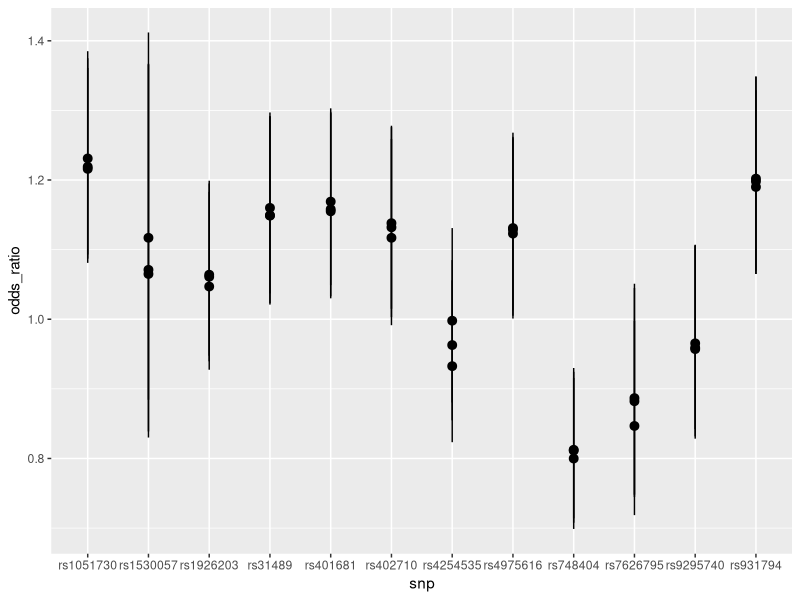
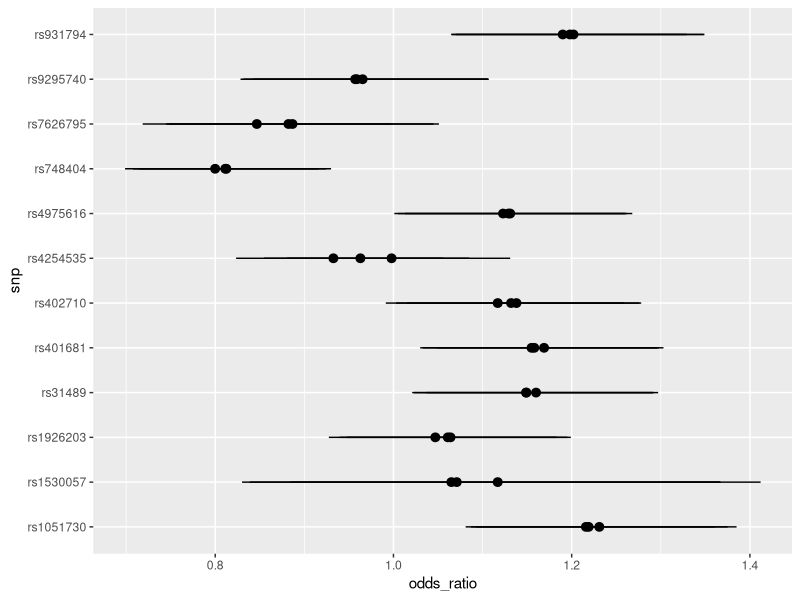
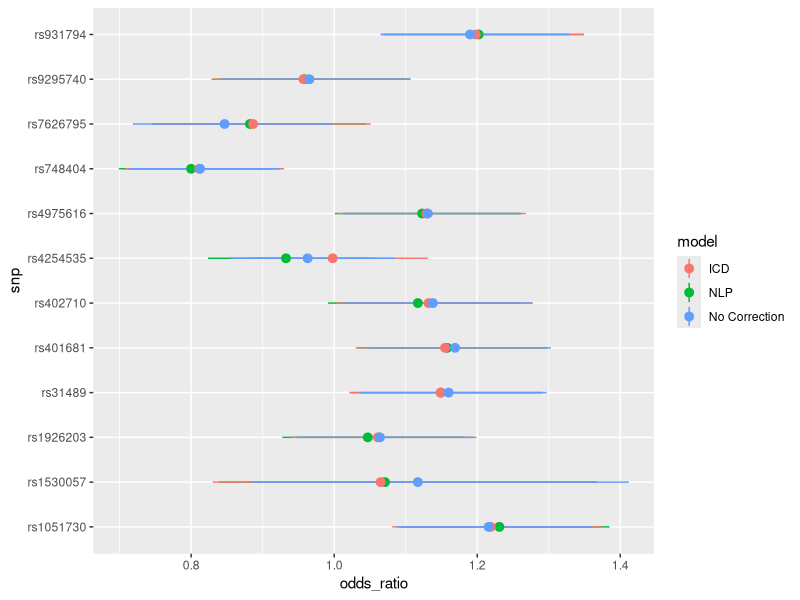
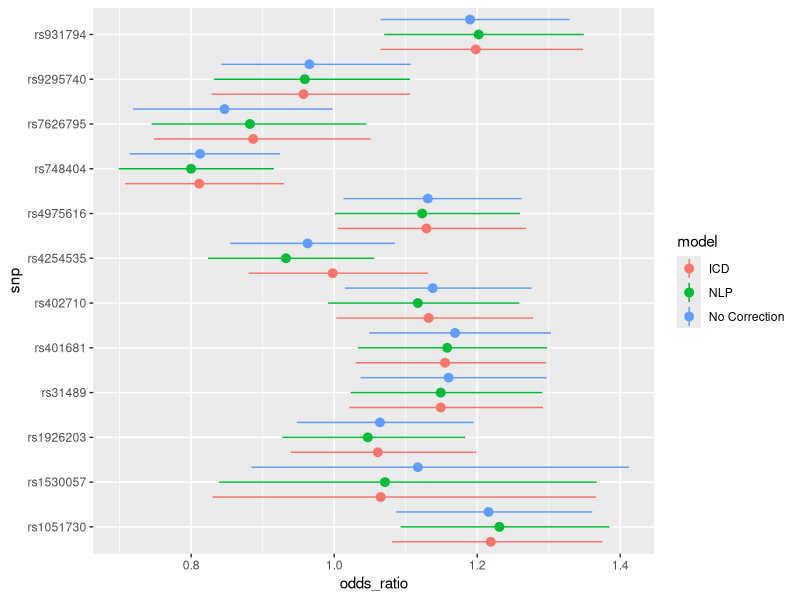
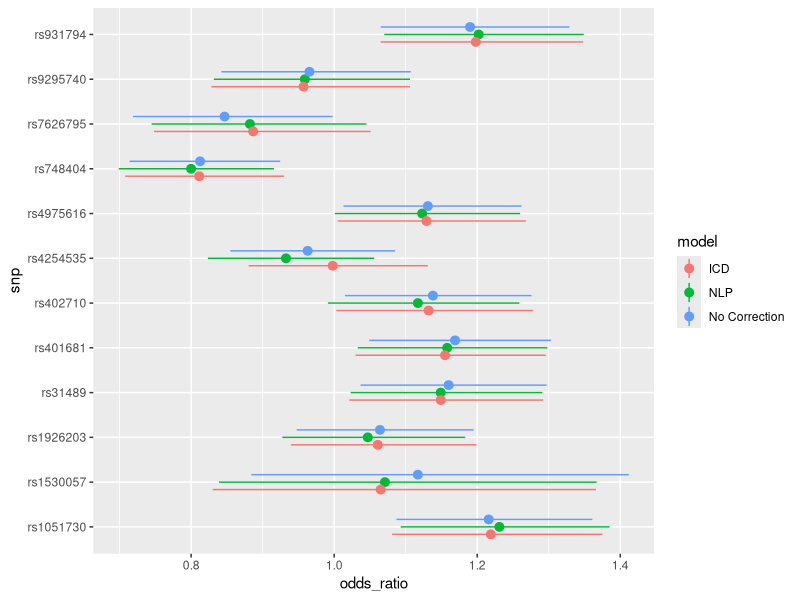
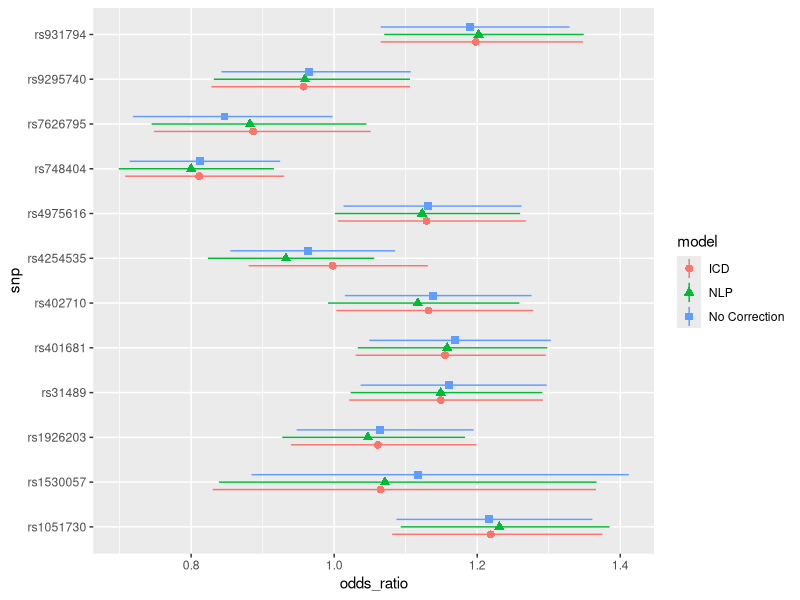
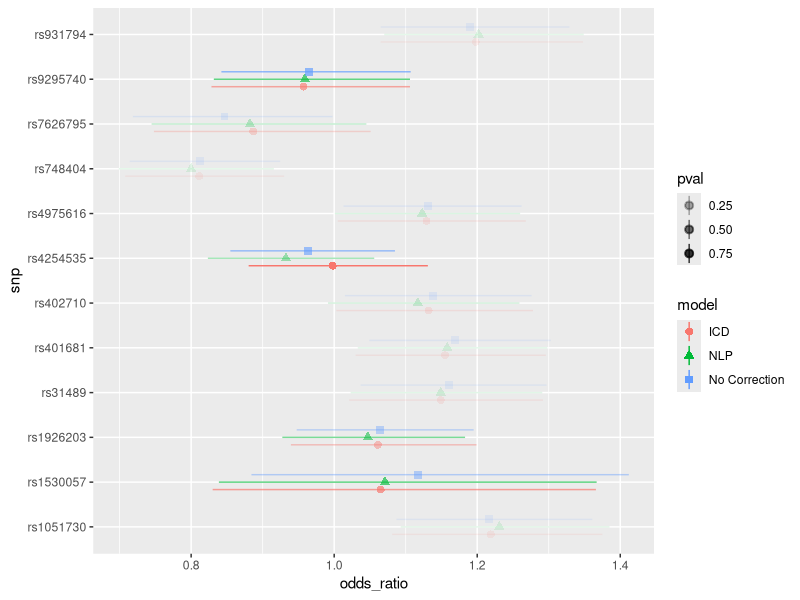
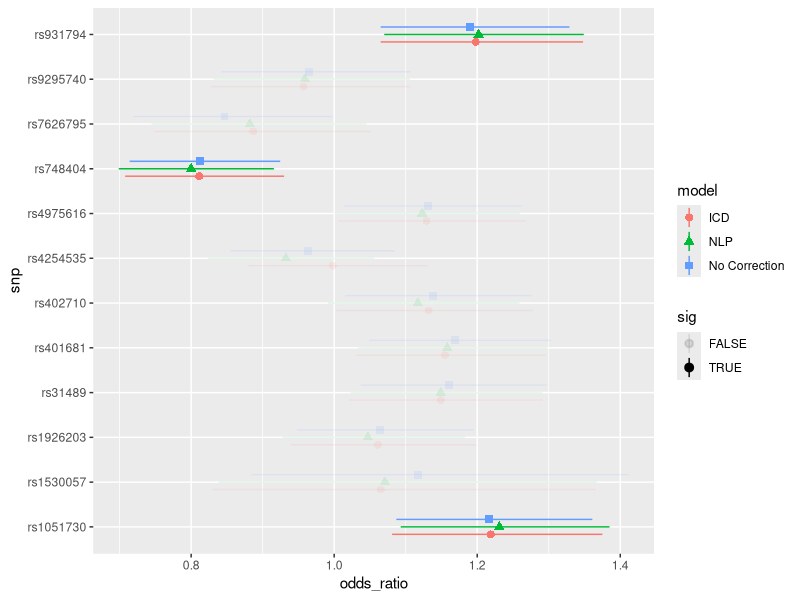

Here is the R script that generated these plots, in order: (Note: this script raises an error after producing the figures.)
library(ggplot2)
library(readr)
library(magrittr)
library(dplyr)

data <- read_csv(file = "Example_ForestPlot_Data.csv")

## Let's try a generic forest plot with all of the data
## Note that geom_point range requires a mapping for the x-axis, a value for the point on y, then a ymin and y max value
ggplot(data) + 
  geom_pointrange(aes(x = snp, y = odds_ratio, ymin = lower_ci, ymax = upper_ci))

## But in forest plots in genetics we have the predictor on the y-axis beta along the x-axis
## We need to change the coordinate space!
ggplot(data) +
  geom_pointrange(aes(x = snp, y = odds_ratio, ymin = lower_ci, ymax = upper_ci)) +
  coord_flip()

## To be able to compare models I need to be able to see them in different colors
## Use the color mapping/aesthetic!
ggplot(data) +
  geom_pointrange(aes(x = snp, y = odds_ratio, ymin = lower_ci, ymax = upper_ci, color = model)) +
  coord_flip()

## I really don't want each line layered on each other. 
## Can control using "position" argument which allows to set how wide apart they are
ggplot(data) +
  geom_pointrange(aes(x = snp, y = odds_ratio, ymin = lower_ci, ymax = upper_ci, color = model), position = position_dodge(width = 1)) +
  coord_flip()

## Ok this makes it easier to see, but now looks lke a ton of tests rather than groups of 3 models for each SNP
## Make the width a bit less to see those discrete bins
ggplot(data) +
  geom_pointrange(aes(x = snp, y = odds_ratio, ymin = lower_ci, ymax = upper_ci, color = model), position = position_dodge(width = 0.5)) +
  coord_flip()

## What if you are printing this graph on a b/w printer?
## Bring in shape scale!
ggplot(data) +
  geom_pointrange(aes(x = snp, y = odds_ratio, ymin = lower_ci, ymax = upper_ci, color = model, shape = model), position = position_dodge(width = 0.5)) +
  coord_flip()

## What else would be helpful for us to know about these models? 
## In comparing these methods it would be helpful to check type 1/type 2 error
## Let's use pval as an alpha shading
ggplot(data) +
  geom_pointrange(aes(x = snp, y = odds_ratio, ymin = lower_ci, ymax = upper_ci, color = model, shape = model, alpha = pval), position = position_dodge(width = 0.5)) +
  coord_flip()

## Well that's not quite what we want, we really want to show models that are significant and those that aren't
## Need a new variable!
data %<>% mutate(sig = ifelse(pval>(0.05/12), yes = FALSE, no = TRUE))

ggplot(data) +
  geom_pointrange(aes(x = snp, y = odds_ratio, ymin = lower_ci, ymax = upper_ci, color = model, shape = model, alpha = sig), position = position_dodge(width = 0.5)) +
  coord_flip()

## I really would prefer the alphas to not be quite that transparent.
## Use scale options
ggplot(data) +
  geom_pointrange(aes(x = snp, y = odds_ratio, ymin = lower_ci, ymax = upper_ci, color = model, shape = model, alpha = sig), position = position_dodge(width = 0.5)) +
  scale_alpha_manual(values = c(0.5,1)) +
  coord_flip()

## Now lets add a line to make it more clear those associations that have a risk vs protective odds ratio
## We can use geom_hline or geom_vline for horizontal and vertical lines respectively
## Rember that we have the coord_flip so although we want the vertical line, we need to use geom_hline
ggplot(data) +
  geom_pointrange(aes(x = snp, y = odds_ratio, ymin = lower_ci, ymax = upper_ci, color = model, shape = model, alpha = sig), position = position_dodge(width = 0.5)) +
  geom_hline(y = 1) +
  scale_alpha_manual(values = c(0.5,1)) +
  coord_flip()

## That seems a bit stark, let's change it to a dashed line
ggplot(data) +
  geom_pointrange(aes(x = snp, y = odds_ratio, ymin = lower_ci, ymax = upper_ci, color = model, shape = model, alpha = sig), position = position_dodge(width = 0.5)) +
  geom_hline(y = 1, lty = 2) +
  scale_alpha_manual(values = c(0.5,1)) +
  coord_flip()


## I want to make these even more clear to the viewer. Let's make the non-significant models have an open shape
## To do that we need to change the shapes to those that have a fill color and add the fill aesthetic
## Use the fill aesthetic
ggplot(data) +
  geom_pointrange(aes(x = snp, y = odds_ratio, ymin = lower_ci, ymax = upper_ci, color = model, shape = model, alpha = sig, fill = sig), position = position_dodge(width = 0.5)) +
  geom_hline(y = 1, lty = 2) +
  scale_shape_manual(values = c(23,22,24)) +
  scale_alpha_manual(values = c(0.5,1)) +
  coord_flip()

## This gives us the option of two colors one for significant models and one for non-significant models
## But I really would like to have the fill in the significant models to be the same as color of the bar
## The only way to do this is change the underlying data structure to call them different variables in "sig"
## Will will need to change alpha to account for these values
data %<>% mutate(sig = factor(ifelse(sig == FALSE, yes = 0, no = ifelse(model=="ICD",yes = 1,no = ifelse(model=="NLP",yes = 2,no = 3))),levels =  c(0,1,2,3)))

ggplot(data) +
  geom_pointrange(aes(x = snp, y = odds_ratio, ymin = lower_ci, ymax = upper_ci, color = model, shape = model, alpha = sig, fill = sig), position = position_dodge(width = 0.5)) +
  geom_hline(y = 1, lty = 2) +
  scale_alpha_manual(values = c(0.5,1,1,1)) +
  scale_shape_manual(values = c(23,22,24)) +
  scale_fill_manual(values = c("white","red","green","blue")) +
  coord_flip()

## Let's customize our colors to make this easier on color blind folks
ggplot(data) +
  geom_pointrange(aes(x = snp, y = odds_ratio, ymin = lower_ci, ymax = upper_ci, color = model, shape = model, alpha = sig, fill = sig), position = position_dodge(width = 0.5)) +
  geom_hline(y = 1, lty = 2) +
  scale_alpha_manual(values = c(0.5,1,1,1)) +
  scale_shape_manual(values = c(23,22,24)) +
  scale_fill_manual(values = c("white","#000000","#e79f00","#0072B2")) +
  scale_color_manual(values = c("#000000","#e79f00","#0072B2")) +
  coord_flip()

## These are replications of known associations. It would be great to have a sense of the original OR of the significant models
## We can add a new layer to the figure
original_assocs <- tbl_df(data.frame(snp = c("rs1051730","rs931794","rs748404"), odds_ratio = c(1.35,1.39,0.87)))

ggplot(data) +
  geom_pointrange(aes(x = snp, y = odds_ratio, ymin = lower_ci, ymax = upper_ci, color = model, shape = model, alpha = sig, fill = sig), position = position_dodge(width = 0.5)) +
  geom_hline(y = 1, lty = 2) +
  geom_point(data = original_assocs, aes(x=snp, y = odds_ratio),color = "red", size = 3) +
  scale_alpha_manual(values = c(0.5,1,1,1)) +
  scale_shape_manual(values = c(23,22,24)) +
  scale_fill_manual(values = c("white","#000000","#e79f00","#0072B2")) +
  scale_color_manual(values = c("#000000","#e79f00","#0072B2")) +
  coord_flip()

## Ok the data part of our figure looks great. Let's fix the guide portion
## Conceptually we have two make types of information we are trying to convey:
## 1. Which adjustment method we used
## 2. Whether the model was significant
## Model looks good, thought I would like it to be in the same order as on the plot. We can fix that using the breaks option
## We can also clean up the labels using "labels" and "name"
ggplot(data) +
  geom_pointrange(aes(x = snp, y = odds_ratio, ymin = lower_ci, ymax = upper_ci, color = model, shape = model, alpha = sig, fill = sig), position = position_dodge(width = 0.5)) +
  geom_hline(y = 1, lty = 2) +
  geom_point(data = original_assocs, aes(x=snp, y = odds_ratio),color = "red", size = 3) +
  scale_alpha_manual(values = c(0.5,1,1,1)) +
  scale_fill_manual(values = c("white","#000000","#e79f00","#0072B2")) +
  scale_shape_manual(values = c(23,22,24), breaks = c("No Correction","NLP","ICD"), labels = c("Unadjusted","NLP","ICD"), name = "Adjustment Type") +
  scale_color_manual(values = c("#000000","#e79f00","#0072B2"), breaks = c("No Correction","NLP","ICD"),labels = c("Unadjusted","NLP","ICD"), name = "Adjustment Type") +
  coord_flip()

## Sig is kind of a train wreck with four levels, 3 of which are identical (except for fill color which does not appear in the guide)
## We can collapse them using breaks and do the same labeling as above
ggplot(data) +
  geom_pointrange(aes(x = snp, y = odds_ratio, ymin = lower_ci, ymax = upper_ci, color = model, shape = model, alpha = sig, fill = sig), position = position_dodge(width = 0.5)) +
  geom_hline(y = 1, lty = 2) +
  geom_point(data = original_assocs, aes(x=snp, y = odds_ratio),color = "red", size = 3) +
  scale_alpha_manual(values = c(0.5,1,1,1), breaks = c(0,1), labels = c("Not Significant","Significant (p<0.004)"), name = "Genetic Association") +
  scale_fill_manual(values = c("white","#000000","#e79f00","#0072B2"), breaks = c("white","#000000"), labels = c("Not Significant","Significant(p<0.004")) +
  scale_shape_manual(values = c(23,22,24), breaks = c("No Correction","NLP","ICD"), labels = c("Unadjusted","NLP","ICD"), name = "Adjustment Type") +
  scale_color_manual(values = c("#000000","#e79f00","#0072B2"), breaks = c("No Correction","NLP","ICD"),labels = c("Unadjusted","NLP","ICD"), name = "Adjustment Type") +
  coord_flip()


## Finally I want to force some of the aesthetics in the Guide
## I want all of the "Adjustment type" Shapes to be filled in
## I want the "Genetic Association" shapes to be filled/empty and be a different shape.
## We can use guides() to accomplish this
ggplot(data) +
  geom_pointrange(aes(x = snp, y = odds_ratio, ymin = lower_ci, ymax = upper_ci, color = model, shape = model, alpha = sig, fill = sig), position = position_dodge(width = 0.5)) +
  geom_hline(y = 1, lty = 2) +
  geom_point(data = original_assocs, aes(x=snp, y = odds_ratio),color = "red", size = 3) +
  scale_alpha_manual(values = c(0.5,1,1,1), breaks = c(0,1), labels = c("Not Significant","Significant (p<0.004)"), name = "Genetic Association") +
  scale_fill_manual(values = c("white","#000000","#e79f00","#0072B2"), breaks = c("white","#000000"), labels = c("Not Significant","Significant(p<0.004")) +
  scale_shape_manual(values = c(23,22,24), breaks = c("No Correction","NLP","ICD"), labels = c("Unadjusted","NLP","ICD"), name = "Adjustment Type") +
  scale_color_manual(values = c("#000000","#e79f00","#0072B2"), breaks = c("No Correction","NLP","ICD"),labels = c("Unadjusted","NLP","ICD"), name = "Adjustment Type") +
  coord_flip() +
  guides(color = guide_legend(override.aes = list(fill = c("#0072B2","#e79f00","#000000"))),
         alpha = guide_legend(override.aes = list(shape = 22, fill = c("white","#000000"), alpha = c(0.5,1))))

# Now let's clean up axis labels and add a title
ggplot(data) +
  geom_pointrange(aes(x = snp, y = odds_ratio, ymin = lower_ci, ymax = upper_ci, color = model, shape = model, alpha = sig, fill = sig), position = position_dodge(width = 0.5)) +
  geom_hline(y = 1, lty = 2) +
  geom_point(data = original_assocs, aes(x=snp, y = odds_ratio),color = "red", size = 3) +
  scale_alpha_manual(values = c(0.5,1,1,1), breaks = c(0,1), labels = c("Not Significant","Significant (p<0.004)"), name = "Genetic Association") +
  scale_fill_manual(values = c("white","#000000","#e79f00","#0072B2"), breaks = c("white","#000000"), labels = c("Not Significant","Significant(p<0.004")) +
  scale_shape_manual(values = c(23,22,24), breaks = c("No Correction","NLP","ICD"), labels = c("Unadjusted","NLP","ICD"), name = "Adjustment Type") +
  scale_color_manual(values = c("#000000","#e79f00","#0072B2"), breaks = c("No Correction","NLP","ICD"),labels = c("Unadjusted","NLP","ICD"), name = "Adjustment Type") +
  coord_flip() +
  guides(color = guide_legend(override.aes = list(fill = c("#0072B2","#e79f00","#000000"))),
         alpha = guide_legend(override.aes = list(shape = 22, fill = c("white","#000000"), alpha = c(0.5,1)))) +
  ylab("Odds Ratio") +
  xlab("") +
  ggtitle("Effect of Smoking Detection Algorithm on Lung Cancer Genetic Associations")

# Dislike the grey background?
# Now let's clean up axis labels and add a title
ggplot(data) +
  geom_pointrange(aes(x = snp, y = odds_ratio, ymin = lower_ci, ymax = upper_ci, color = model, shape = model, alpha = sig, fill = sig), position = position_dodge(width = 0.5)) +
  geom_hline(y = 1, lty = 2) +
  geom_point(data = original_assocs, aes(x=snp, y = odds_ratio),color = "red", size = 3) +
  scale_alpha_manual(values = c(0.5,1,1,1), breaks = c(0,1), labels = c("Not Significant","Significant (p<0.004)"), name = "Genetic Association") +
  scale_fill_manual(values = c("white","#000000","#e79f00","#0072B2"), breaks = c("white","#000000"), labels = c("Not Significant","Significant(p<0.004")) +
  scale_shape_manual(values = c(23,22,24), breaks = c("No Correction","NLP","ICD"), labels = c("Unadjusted","NLP","ICD"), name = "Adjustment Type") +
  scale_color_manual(values = c("#000000","#e79f00","#0072B2"), breaks = c("No Correction","NLP","ICD"),labels = c("Unadjusted","NLP","ICD"), name = "Adjustment Type") +
  coord_flip() +
  guides(color = guide_legend(override.aes = list(fill = c("#0072B2","#e79f00","#000000"))),
         alpha = guide_legend(override.aes = list(shape = 22, fill = c("white","#000000"), alpha = c(0.5,1)))) +
  ylab("Odds Ratio") +
  xlab("") +
  ggtitle("Effect of Smoking Detection Algorithm on Lung Cancer Genetic Associations") +
  theme_bw()

ggsave("Example_ForestPlot_Plot.png",width = 8, height = 7, units = "in")
